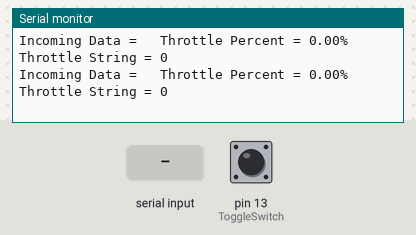
Bench run of a sketch on a simulated Arduino Uno, built with avr-gcc and run on an emulated ATmega328P. Shown: the last lines printed to the serial monitor. Inputs (shaded band) come from the test bench; at power-on: pin 13 (ToggleSwitch) LOW.

Above: at 1.2 s.
1.3 s: pin 13 (ToggleSwitch) pulled HIGH for 0.15 s
At 2.4 s:
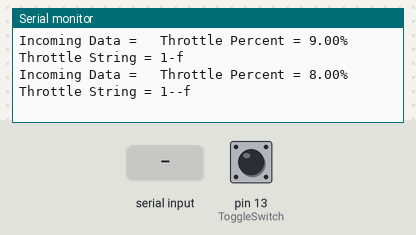
2.9 s: "d" received over the second serial link
5.9 s: "1" received over the second serial link
7.4 s: pin 13 (ToggleSwitch) driven HIGH
At 8.2 s:
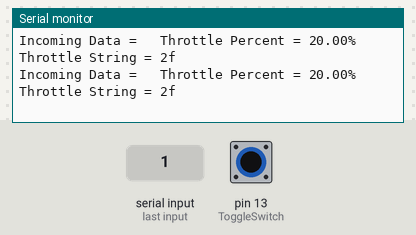
10.4 s: pin 13 (ToggleSwitch) driven LOW
At 11.3 s:
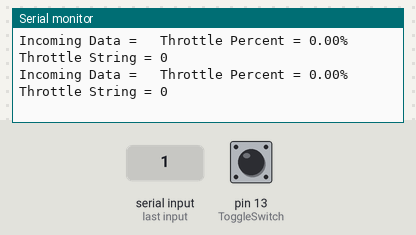
13.4 s: "0" received over the second serial link
Timing chart, 0 to 16.4 s (numbered marks = the images above; inputs shaded):
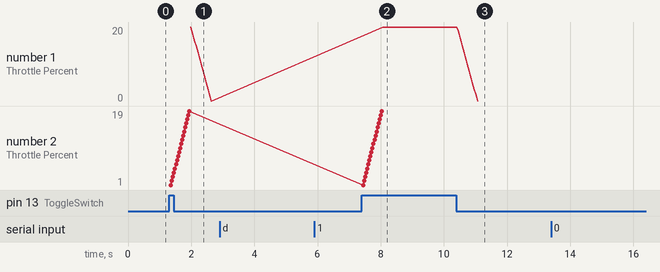

The sketch:

20190219DynoTestRampRev9Read0.ino
```cpp
// 24-Jan-2019 - Programme reads potentiometer signal and converts to string to be sent to Plettenberg.
// Developer: Stephen Murphy
// Status: Working. Does not consider steering or two motors.
//ramp upto 50. hold at 50.


#include <Arduino.h> //Include additional Arduino Libraries.
#include <SoftwareSerial.h> //Include software serial library for shield.

SoftwareSerial mySerial1(2, 3); // RX, TX, Create a softwareSerial port on pins 2 and 3.
SoftwareSerial mySerial2(4, 5); // RX, TX, Create a softwareSerial port on pins 4 and 5.

String IncomingData;

int TensCharacter; // Number 1 to 10 at the start of the throttle string

//Variables used to calculate the "TensCharacter"
int FirstTensVariable;
int SecondTensVariable;
int ThirdTensVariable;
int FourthTensVariable;
int FifthTensVariable;

//Variables used to calculate the "DecimalCharacters"
float DecimalValue;
float FirstDecimalVariable;
int SecondDecimalVariable;
float ThirdDecimalVariable;
float ThirdTensVariableDuplicate;
int FourthDecimalVariable;
int FourthDecimalVariableDuplicate;

String OnesCharacters = ""; //String storing the "+" characters for the ones multiplier
String DecimalCharacters = ""; //String storing the "g" characters for the decimal multiplier
String LessThanTenCharacters = ""; //String storing the "-" characters for the ones multiplier when <10%
String LessThanTenDecimalCharacters = ""; //String storing the "l" (as in L for lion) characters for the decimal multiplier when <10%
String FullThrottleString = "m"; //String to store "m" for full throttle, as per the controller manual
String ThrottleString = ""; //String that stores the final concated string to be sent to the motor

float ThrottleInput;  // Variable to store raw input from Potentiometer.
float ThrottlePercent = 0.00;  //Variable to store throttle %.

int ToggleSwitch = 13;
int ToggleSwitchValue =0;

//////////////////////////////////////////////////////////////////////////////////
void setup()
{
 Serial.setTimeout(10);

  pinMode(ToggleSwitch, INPUT);
  Serial.begin(115200); //Serial communication speed

    mySerial1.begin(115200); //Baud rate between Arduino and Controller.
  mySerial1.println("s"); //Initialise the controller to accept serial command strings.
  mySerial2.begin(115200); //Baud rate between Arduino and Controller.
  mySerial2.println("s"); //Initialise the controller to accept serial command strings.

   mySerial1.setTimeout(10);
   mySerial2.setTimeout(10);
}


//////////////////////////////////////////////////////////////////////////////////
void loop()
{
  ToggleSwitchValue = digitalRead(ToggleSwitch);

//Convert the throttle input to a range 0-100.
//ThrottleInput = analogRead(A0); //Value from potentiometer placed into "ThrottleInput".
//ThrottlePercent = ((ThrottleInput / 1023.00) * 100.00); //Throttle value converted to %.

/*
while (ThrottlePercent < 100.00) //While throttle is less than 100%
  {
  ThrottlePercent+= 1.00; //Increase the throttle by 1
  delay(200); //from 0 ro 100% in 2 seconds. i.e. increase by 1% every 20ms
  }
*/

if (ThrottlePercent == 0 && ToggleSwitchValue == 1)
{
  for(ThrottlePercent = 0 ; ThrottlePercent < 20; ThrottlePercent +=1) //Ramp input from 0 to 50% in 2 seconds
  {
    FirstTensVariable = ThrottlePercent; //Store the 0-100 value read from the potentiometer e.g. 58.67%
TensCharacter = (FirstTensVariable/10); //Stroe the tens multiplier e.g. 5

SecondTensVariable = (TensCharacter*10); //Store the previous value times ten e.g. 50
ThirdTensVariable = (FirstTensVariable - SecondTensVariable); //store the remaining units e.g 58-50 = 8

ThirdTensVariableDuplicate = ThirdTensVariable; // Store the same value in a second variable for seperate calculations simultaneously.

//DecimalValue:
FirstDecimalVariable = ThrottlePercent; //Store the 0-100 value read from the potentiometer e.g. 58.67%
SecondDecimalVariable = ThrottlePercent; //Store the throttle value in an INT data type e.g. 58
ThirdDecimalVariable = (ThrottlePercent - SecondDecimalVariable); //Store just the decimal value e.g. 58.67 - 58 = .67
FourthDecimalVariable = (ThirdDecimalVariable * 10); //Store the decimal multiplier e.g. .67 * 10 = 6
FourthDecimalVariableDuplicate = FourthDecimalVariable; // Store the same value in a second variable for seperate calculations simultaneously.

 OnesCharacters = ""; //Clear the string
  while (ThirdTensVariable >= 1) //While the units value is >= 1
  {
  ThirdTensVariable-= 1; //Decrease the units value by 1
  OnesCharacters+="+"; //Increase the OnesCharacters string by "+"

  }

 DecimalCharacters = ""; //Clear the string
  while (FourthDecimalVariable >= 1) //While the decimal units value is >= 1
  {
  FourthDecimalVariable-= 1; //Decrease the units value by 1
  DecimalCharacters+="g"; //Increase the DecimalCharacters string by "+"
  }

 LessThanTenCharacters = ""; //Clear the string
  while (ThirdTensVariableDuplicate < 10) //While the units value is >= 1
  {
  ThirdTensVariableDuplicate+= 1; //increase the units value by 1
  LessThanTenCharacters+="-"; //Increase the DecimalCharacters string by "+"
  }

 LessThanTenDecimalCharacters = ""; //Clear the string
  while (FourthDecimalVariableDuplicate < 10) //While the units value is >= 1
  {
  FourthDecimalVariableDuplicate+= 1; //increase the units value by 1
  LessThanTenDecimalCharacters+="l"; //Increase the DecimalCharacters string by "l" (small letter L)
  }

if (ThrottlePercent == 100.00)
  ThrottleString = (FullThrottleString + "f"); //"mf" will be sent, i.e. forward at 100%
  else if (ThrottlePercent == 0.00)
  ThrottleString = ("0"); //0% = 0
  else if (ThrottlePercent < 10.00 && ThrottlePercent > 0.00)
  ThrottleString = (1 + LessThanTenCharacters  + "f"); //e.g. 3.42% = "1-------llllllf"
  else{
  ThrottleString = (TensCharacter + OnesCharacters + DecimalCharacters + "f"); //e.g. 23.42% = "2+++ggggf"
  }

mySerial1.println(ThrottleString); //Send throttle value to motor
mySerial1.println("s"); //Send "s" so that the controller does not miss it upon start up.

mySerial2.println("0"); //Turn the motor off when the shield is looking at these software serial pins.
mySerial2.println("s"); //Send "s" so that the controller does not miss it upon start up.

IncomingData = mySerial1.readString();


//Print the following values:
Serial.print("Incoming Data = ");
Serial.print(IncomingData);
Serial.print("   Throttle Percent = ");
Serial.print(ThrottlePercent);
Serial.print("%   ");
Serial.print("Throttle String = ");
Serial.println(ThrottleString);
    delay(20);
  }
}

if (ThrottlePercent != 0 && ToggleSwitchValue == 0) //if motor is running and switch is off
{
  for(ThrottlePercent = 20 ; ThrottlePercent > 0; ThrottlePercent -=1) //Ramp input from 0 to 50% in 2 seconds
  {
    FirstTensVariable = ThrottlePercent; //Store the 0-100 value read from the potentiometer e.g. 58.67%
TensCharacter = (FirstTensVariable/10); //Stroe the tens multiplier e.g. 5

SecondTensVariable = (TensCharacter*10); //Store the previous value times ten e.g. 50
ThirdTensVariable = (FirstTensVariable - SecondTensVariable); //store the remaining units e.g 58-50 = 8

ThirdTensVariableDuplicate = ThirdTensVariable; // Store the same value in a second variable for seperate calculations simultaneously.

//DecimalValue:
FirstDecimalVariable = ThrottlePercent; //Store the 0-100 value read from the potentiometer e.g. 58.67%
SecondDecimalVariable = ThrottlePercent; //Store the throttle value in an INT data type e.g. 58
ThirdDecimalVariable = (ThrottlePercent - SecondDecimalVariable); //Store just the decimal value e.g. 58.67 - 58 = .67
FourthDecimalVariable = (ThirdDecimalVariable * 10); //Store the decimal multiplier e.g. .67 * 10 = 6
FourthDecimalVariableDuplicate = FourthDecimalVariable; // Store the same value in a second variable for seperate calculations simultaneously.

 OnesCharacters = ""; //Clear the string
  while (ThirdTensVariable >= 1) //While the units value is >= 1
  {
  ThirdTensVariable-= 1; //Decrease the units value by 1
  OnesCharacters+="+"; //Increase the OnesCharacters string by "+"

  }

 DecimalCharacters = ""; //Clear the string
  while (FourthDecimalVariable >= 1) //While the decimal units value is >= 1
  {
  FourthDecimalVariable-= 1; //Decrease the units value by 1
  DecimalCharacters+="g"; //Increase the DecimalCharacters string by "+"
  }

 LessThanTenCharacters = ""; //Clear the string
  while (ThirdTensVariableDuplicate < 10) //While the units value is >= 1
  {
  ThirdTensVariableDuplicate+= 1; //increase the units value by 1
  LessThanTenCharacters+="-"; //Increase the DecimalCharacters string by "+"
  }

 LessThanTenDecimalCharacters = ""; //Clear the string
  while (FourthDecimalVariableDuplicate < 10) //While the units value is >= 1
  {
  FourthDecimalVariableDuplicate+= 1; //increase the units value by 1
  LessThanTenDecimalCharacters+="l"; //Increase the DecimalCharacters string by "l" (small letter L)
  }

if (ThrottlePercent == 100.00)
  ThrottleString = (FullThrottleString + "f"); //"mf" will be sent, i.e. forward at 100%
  else if (ThrottlePercent == 0.00)
  ThrottleString = ("0"); //0% = 0
  else if (ThrottlePercent < 10.00 && ThrottlePercent > 0.00)
  ThrottleString = (1 + LessThanTenCharacters  + "f"); //e.g. 3.42% = "1-------llllllf"
  else{
  ThrottleString = (TensCharacter + OnesCharacters + DecimalCharacters + "f"); //e.g. 23.42% = "2+++ggggf"
  }


mySerial1.println(ThrottleString); //Send throttle value to motor
mySerial1.println("s"); //Send "s" so that the controller does not miss it upon start up.

mySerial2.println("0"); //Turn the motor off when the shield is looking at these software serial pins.
mySerial2.println("s"); //Send "s" so that the controller does not miss it upon start up.

IncomingData = mySerial1.readString();


//Print the following values:
Serial.print("Incoming Data = ");
Serial.print(IncomingData);
Serial.print("  Throttle Percent = ");
Serial.print(ThrottlePercent);
Serial.print("%   ");
Serial.print("Throttle String = ");
Serial.println(ThrottleString);
    delay(20);
  }
}
else
{
FirstTensVariable = ThrottlePercent; //Store the 0-100 value read from the potentiometer e.g. 58.67%
TensCharacter = (FirstTensVariable/10); //Stroe the tens multiplier e.g. 5

SecondTensVariable = (TensCharacter*10); //Store the previous value times ten e.g. 50
ThirdTensVariable = (FirstTensVariable - SecondTensVariable); //store the remaining units e.g 58-50 = 8

ThirdTensVariableDuplicate = ThirdTensVariable; // Store the same value in a second variable for seperate calculations simultaneously.

//DecimalValue:
FirstDecimalVariable = ThrottlePercent; //Store the 0-100 value read from the potentiometer e.g. 58.67%
SecondDecimalVariable = ThrottlePercent; //Store the throttle value in an INT data type e.g. 58
ThirdDecimalVariable = (ThrottlePercent - SecondDecimalVariable); //Store just the decimal value e.g. 58.67 - 58 = .67
FourthDecimalVariable = (ThirdDecimalVariable * 10); //Store the decimal multiplier e.g. .67 * 10 = 6
FourthDecimalVariableDuplicate = FourthDecimalVariable; // Store the same value in a second variable for seperate calculations simultaneously.

 OnesCharacters = ""; //Clear the string
  while (ThirdTensVariable >= 1) //While the units value is >= 1
  {
  ThirdTensVariable-= 1; //Decrease the units value by 1
  OnesCharacters+="+"; //Increase the OnesCharacters string by "+"

  }

 DecimalCharacters = ""; //Clear the string
  while (FourthDecimalVariable >= 1) //While the decimal units value is >= 1
  {
  FourthDecimalVariable-= 1; //Decrease the units value by 1
  DecimalCharacters+="g"; //Increase the DecimalCharacters string by "+"
  }

 LessThanTenCharacters = ""; //Clear the string
  while (ThirdTensVariableDuplicate < 10) //While the units value is >= 1
  {
  ThirdTensVariableDuplicate+= 1; //increase the units value by 1
  LessThanTenCharacters+="-"; //Increase the DecimalCharacters string by "+"
  }

 LessThanTenDecimalCharacters = ""; //Clear the string
  while (FourthDecimalVariableDuplicate < 10) //While the units value is >= 1
  {
  FourthDecimalVariableDuplicate+= 1; //increase the units value by 1
  LessThanTenDecimalCharacters+="l"; //Increase the DecimalCharacters string by "+"
  }

if (ThrottlePercent == 100.00)
  ThrottleString = (FullThrottleString + "f"); //"mf" will be sent, i.e. forward at 100%
  else if (ThrottlePercent == 0.00)
  ThrottleString = ("0"); //0% = 0
  else if (ThrottlePercent < 10.00 && ThrottlePercent > 0.00)
  ThrottleString = (1 + LessThanTenCharacters + "f"); //e.g. 3.42% = "1-------llllllf"
  else{
  ThrottleString = (TensCharacter + OnesCharacters + DecimalCharacters + "f"); //e.g. 23.42% = "2+++ggggf"
  }
}

mySerial1.println(ThrottleString); //Send throttle value to motor
mySerial1.println("s"); //Send "s" so that the controller does not miss it upon start up.

mySerial2.println("0"); //Turn the motor off when the shield is looking at these software serial pins.
mySerial2.println("s"); //Send "s" so that the controller does not miss it upon start up.

IncomingData = mySerial1.readString();


//Print the following values:
Serial.print("Incoming Data = ");
Serial.print(IncomingData);
Serial.print("  Throttle Percent = ");
Serial.print(ThrottlePercent);
Serial.print("%   ");
Serial.print("Throttle String = ");
Serial.println(ThrottleString);


//delay(100); // Delay for stability

}
```

Measured:
- after the input at 1.3 s, the serial monitor: prints a new line at once (image 1)
- after the input at 7.4 s, the serial monitor: prints a new line at once (image 2)
- after the input at 10.4 s, the serial monitor: prints a new line after 0.05 s (image 3)
- plotted number 1: 0 → 20 after the input at 7.4 s
